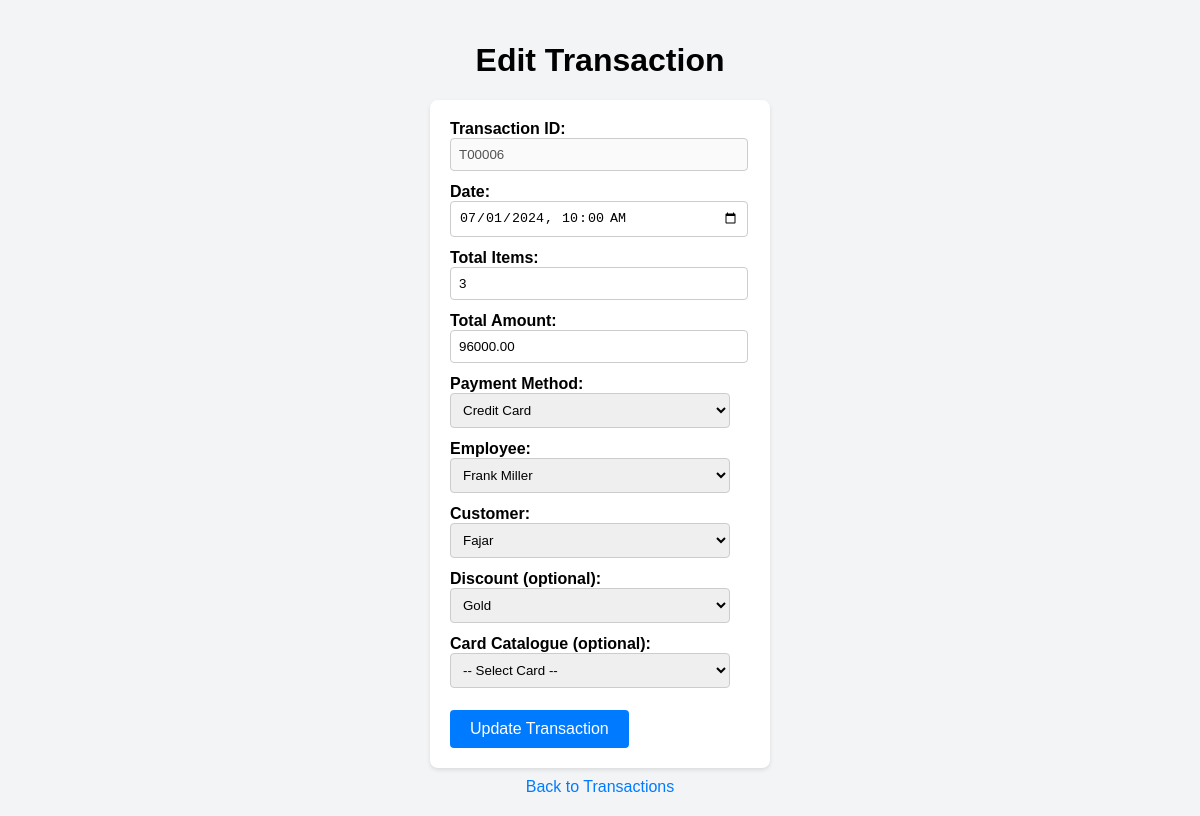
/sources/transactions/edit.php?id=T00006, run on the app's committed database.
### tables this page shows
CREATE TABLE Transactions (
        TransactionID char(6)  NOT NULL,
        Date timestamp  NOT NULL,
        TotalItems int  NOT NULL,
        TotalAmount decimal(10,2)  NOT NULL,
        PaymentMethod varchar(50)  NOT NULL,
        Employees_EmployeeID char(6)  NOT NULL,
        Customers_CustomerID char(6)  NOT NULL,
        Discount_DiscountID char(6)  NULL,
        CONSTRAINT Transactions_pk PRIMARY KEY (TransactionID)
    );

CREATE TABLE Employees (
        EmployeeID char(6)  NOT NULL,
        Name varchar(100)  NOT NULL,
        Gender varchar(10)  NOT NULL,
        PhoneNumber varchar(20)  NOT NULL,
        Email varchar(100)  NOT NULL,
        Age int  NOT NULL,
        CONSTRAINT Employees_pk PRIMARY KEY (EmployeeID)
    );

CREATE TABLE Customers (
        CustomerID char(6)  NOT NULL,
        Name varchar(100)  NOT NULL,
        PhoneNumber varchar(20)  NOT NULL,
        Membership_MembershipID char(6)  NULL,
        CONSTRAINT Customers_pk PRIMARY KEY (CustomerID)
    );

CREATE TABLE Discount (
        DiscountID char(6)  NOT NULL,
        DiscountType varchar(30)  NOT NULL,
        DiscountRate decimal(5,2)  NOT NULL,
        CONSTRAINT Discount_pk PRIMARY KEY (DiscountID)
    );

### sources/transactions/edit.php (the view, shortened to what this page needs)
<?php
include '../../service/db.php';
$transactionID = isset($_GET['id']) ? $_GET['id'] : '';
$sqlTransaction = 'SELECT * FROM Transactions WHERE TransactionID = ?';
$statementTransaction = $pdo->prepare($sqlTransaction);
$statementTransaction->execute([$transactionID]);
$transaction = $statementTransaction->fetch();
$sqlEmployees = 'SELECT EmployeeID, Name FROM Employees';
$statementEmployees = $pdo->prepare($sqlEmployees);
$statementEmployees->execute();
$employees = $statementEmployees->fetchAll();
$sqlDiscounts = 'SELECT DiscountID, DiscountType FROM Discount';
$statementDiscounts = $pdo->prepare($sqlDiscounts);
$statementDiscounts->execute();
$discounts = $statementDiscounts->fetchAll();
$sqlCustomers = 'SELECT CustomerID, Name FROM Customers';
$statementCustomers = $pdo->prepare($sqlCustomers);
$statementCustomers->execute();
$customers = $statementCustomers->fetchAll();
$date = $transaction['Date'];
$totalItems = $transaction['TotalItems'];
$totalAmount = $transaction['TotalAmount'];
$paymentMethod = $transaction['PaymentMethod'];
$employeeID = $transaction['Employees_EmployeeID'];
$customerID = $transaction['Customers_CustomerID'];
$discountID = $transaction['Discount_DiscountID'];
?>
<!DOCTYPE html>
<html lang="en">
<head>
    <link rel="stylesheet" href="../css/styles.css">
</head>
<body>
    <h1>Edit Transaction</h1>
    <form method="POST">
        <label for="TransactionID">Transaction ID:</label>
        <input type="text" name="TransactionID" value="<?= htmlspecialchars($transactionID) ?>" disabled><br>
        <label for="Date">Date:</label>
        <input type="datetime-local" name="Date" value="<?= htmlspecialchars($date) ?>" required><br>
        <label for="TotalItems">Total Items:</label>
        <input type="number" name="TotalItems" value="<?= htmlspecialchars($totalItems) ?>" required><br>
        <label for="TotalAmount">Total Amount:</label>
        <input type="number" step="0.01" name="TotalAmount" value="<?= htmlspecialchars($totalAmount) ?>" required><br>
        <label for="PaymentMethod">Payment Method:</label>
        <select name="PaymentMethod" required>
            <option value="Credit Card" <?= ($paymentMethod == 'Credit Card') ? 'selected' : '' ?>>Credit Card</option>
        </select><br>
        <label for="Employees_EmployeeID">Employee:</label>
        <select name="Employees_EmployeeID" required>
            <?php foreach ($employees as $employee) : ?>
                <option value="<?= htmlspecialchars($employee['EmployeeID']) ?>" <?= ($employeeID == $employee['EmployeeID']) ? 'selected' : '' ?>><?= htmlspecialchars($employee['Name']) ?></option>
            <?php endforeach; ?>
        </select><br>
        <label for="Customers_CustomerID">Customer:</label>
        <select name="Customers_CustomerID" required>
            <?php foreach ($customers as $customer) : ?>
                <option value="<?= htmlspecialchars($customer['CustomerID']) ?>" <?= ($customerID == $customer['CustomerID']) ? 'selected' : '' ?>><?= htmlspecialchars($customer['Name']) ?></option>
            <?php endforeach; ?>
        </select><br>
        <label for="Discount_DiscountID">Discount (optional):</label>
        <select name="Discount_DiscountID">
            <?php foreach ($discounts as $discount) : ?>
                <option value="<?= htmlspecialchars($discount['DiscountID']) ?>" <?= ($discountID == $discount['DiscountID']) ? 'selected' : '' ?>><?= htmlspecialchars($discount['DiscountType']) ?></option>
            <?php endforeach; ?>
        </select><br>
        <label for="CardCatalogue_CardID">Card Catalogue (optional):</label>
        <select name="CardCatalogue_CardID">
            <option value="">-- Select Card --</option>
        </select><br>
        <button type="submit">Update Transaction</button>
    </form>
    <a href="transactions.php">Back to Transactions</a>
</body>
</html>

### styles.css (style rules this page uses)
h1 { text-align: center; }

### sources/transactions/edit.php (style rules this page uses)
body { display: flex; flex-direction: column; min-height: 100vh; justify-content: center; align-items: center; font-family: Arial, sans-serif; background-color: #f3f4f6; }
form { background-color: #ffffff; padding: 20px; border-radius: 8px; box-shadow: 0 2px 4px rgba(0, 0, 0, 0.1); width: 300px; max-width: 100%; }
label { font-weight: bold; margin-bottom: 8px; }
input[type="text"], input[type="number"], input[type="datetime-local"], select { width: calc(100% - 20px); padding: 8px; margin-bottom: 12px; border: 1px solid #ccc; border-radius: 4px; }
button[type="submit"] { background-color: #007bff; color: white; border: none; padding: 10px 20px; text-align: center; text-decoration: none; display: inline-block; font-size: 16px; margin-top: 10px; cursor: pointer; border-radius: 4px; }
a { display: block; margin-top: 10px; text-align: center; color: #007bff; text-decoration: none; }

### data on the page
transactions: Date "07/01/2024 10:00", TotalItems "3", TotalAmount "96000.00", PaymentMethod "Credit Card", Employees_EmployeeID "Frank Miller", Customers_CustomerID "Fajar", Discount_DiscountID "Gold"
